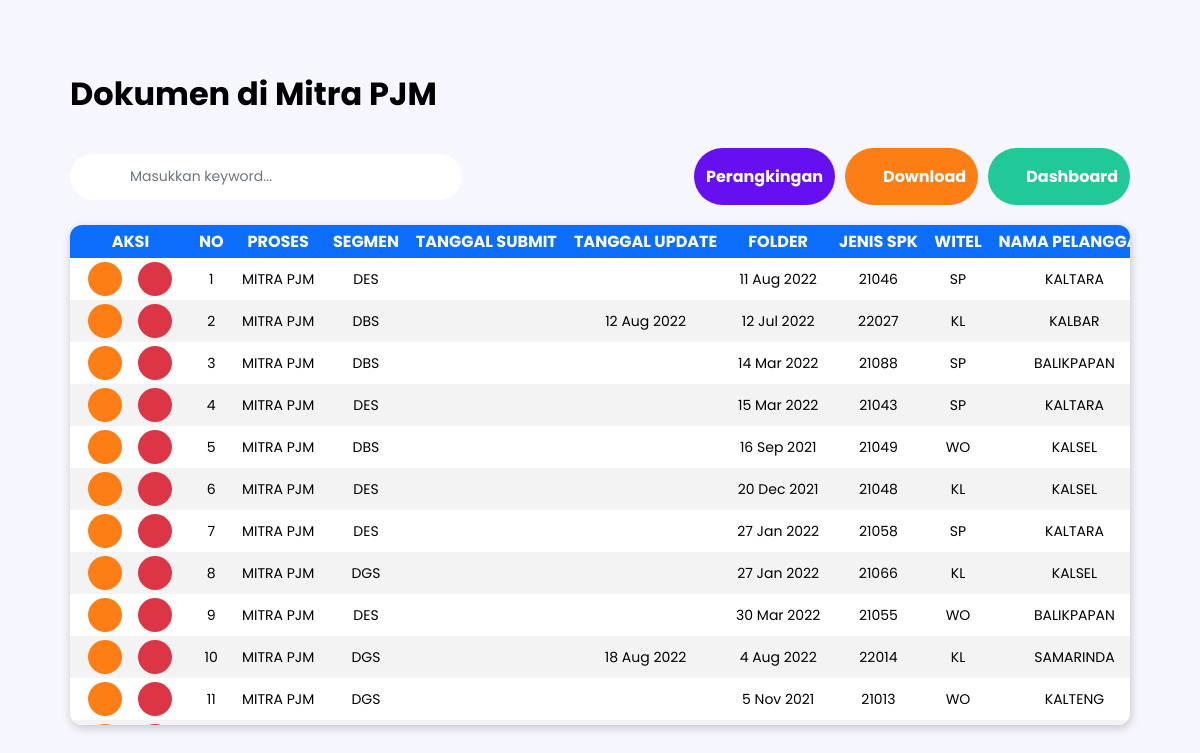
Screenshot of /dokumenMitraPJM.php (signed in) with the database file from the repository.
### tables this page shows
CREATE TABLE `report_obl` (
  `id` int(50) DEFAULT NULL,
  `proses` varchar(500) DEFAULT NULL,
  `segmen` varchar(500) DEFAULT NULL,
  `tanggal_update` varchar(500) DEFAULT NULL,
  `folder` varchar(500) DEFAULT NULL,
  `jenis_spk` varchar(500) DEFAULT NULL,
  `witel` varchar(500) DEFAULT NULL,
  `nama_pelanggan` varchar(500) DEFAULT NULL,
  `layanan` varchar(500) DEFAULT NULL,
  `nama_vendor` varchar(500) DEFAULT NULL,
  `jangka_waktu` varchar(500) DEFAULT NULL,
  `nilai_kb` int(50) DEFAULT NULL,
  `no_KFS_SPK` bigint(200) DEFAULT NULL,
  `no_KL_WO_SuratPesanan` varchar(500) DEFAULT NULL,
  `pic` varchar(500) DEFAULT NULL,
  `status` varchar(500) DEFAULT NULL,
  `statusSM` varchar(500) DEFAULT NULL,
  `keterangan` varchar(500) DEFAULT NULL,
  `updated_by` longtext DEFAULT NULL
);

### config/functions.php (called while the page is built, shortened)
<?php
require 'connection.php';
function query($query)
{
    global $conn;
    $result = mysqli_query($conn, $query);
    $rows = [];
    while ($row = mysqli_fetch_assoc($result)) {
        $rows[] = $row;
    }
    return $rows;
}

### dokumenMitraPJM.php (the view, shortened to what this page needs)
<?php
require 'config/functions.php';
$nama = $_SESSION['nama'];
$namaAkun = query("SELECT * FROM account WHERE nama = '$nama'")[0];
$level = $namaAkun["level"];
if (isset($_GET["witel"]) or isset($_GET["tahun"]) or isset($_GET["mitra"]) or isset($_GET["pelanggan"]) or isset($_GET["segmen"]) or isset($_GET["status"])) {
    $witel = $_GET["witel"];
    $tahun = $_GET["tahun"];
    $mitra = $_GET["mitra"];
    $pelanggan = $_GET["pelanggan"];
    $segmen = $_GET["segmen"];
    $status = $_GET["status"];
} else {
    $witel = '';
    $tahun = '';
    $mitra = '';
    $pelanggan = '';
    $segmen = '';
    $status = '';
}
if ($level == 'mitra') {
    if ($witel == '' and $tahun == '' and $pelanggan == '' and $segmen == '' and $status == '') {
        $query = query("SELECT * FROM report_obl WHERE UPPER(proses) = 'MITRA PJM' AND
                UPPER(nama_vendor) LIKE '%$mitra%'
                ORDER BY folder ASC");
    } else {
        $query = query("SELECT * FROM report_obl WHERE UPPER(proses) = 'MITRA PJM' AND
                UPPER(nama_vendor) LIKE '%$mitra%' AND
                (UPPER(segmen) LIKE '%$segmen%' AND
                SUBSTRING(folder, 1, 2) LIKE '%$tahun%' AND
                UPPER(witel) LIKE '%$witel%' AND
                UPPER(nama_pelanggan) LIKE '%$pelanggan%' AND
                UPPER(status) LIKE '%$status%')
                ORDER BY folder ASC");
    }
} else {
    if ($witel == '' and $tahun == '' and $mitra == '' and $pelanggan == '' and $segmen == '' and $status == '') {
        $query = query("SELECT * FROM report_obl WHERE UPPER(proses) = 'MITRA PJM'
            ORDER BY folder ASC");
    }
}
?>
<!DOCTYPE html>
<html lang="en">
<head>
    <link rel="stylesheet" href="css/styleDetail.css">
</head>
<body>
    <div class="container">
        <?php
        $witel = rawurlencode($witel);
        $tahun = rawurlencode($tahun);
        $mitra = rawurlencode($mitra);
        $pelanggan = rawurlencode($pelanggan);
        $segmen = rawurlencode($segmen);
        $status = rawurlencode($status);
        ?>
        <h1>Dokumen di Mitra PJM</h1>
        <div class="header">
            <div class="_1">
                <input type="text" name="keyword" id="keyword" placeholder="Masukkan keyword..." autocomplete="off">
            </div>
            <div class="_2">
                <a href="rankMitraPJM.php"><button style="background-color: #6610F2;" class="rank">Perangkingan</button></a>
                <a href="downloadData/downloadMitraPJM.php?witel=<?= $witel; ?>&tahun=<?= $tahun; ?>&mitra=<?= $mitra; ?>&pelanggan=<?= $pelanggan; ?>&segmen=<?= $segmen; ?>&status=<?= $status; ?>" id="btnDownload"><button class="download" style="background-color: #FD7E14;"><img src="./img/download.png" alt="">Download</button></a>
                <a href="index.php"><button class="dashboard" style="background-color: #20C997;"><img src="img/home.png" alt="">Dashboard</button></a>
            </div>
        </div>
        <div class="content" id="content-table">
            <table>
                <tr>
                    <th class="aksi" id="aksiTh">AKSI</th>
                    <th>NO</th>
                    <th>PROSES</th>
                    <th>SEGMEN</th>
                    <th>TANGGAL SUBMIT</th>
                    <th>TANGGAL UPDATE</th>
                    <th>FOLDER</th>
                    <th>JENIS SPK</th>
                    <th>WITEL</th>
                    <th>NAMA PELANGGAN</th>
                </tr>
                <?php $i = 1; ?>
                <?php foreach ($query as $row) : ?>
                    <tr>
                        <td class="aksi" id="aksiTd">
                            <div>
                                <a href="updateData.php?id=<?= $row["id"]; ?>"><button class="update"><img src="img/update.png" alt=""></button></a>
                                <a href="delete.php?id=<?= $row["id"]; ?>" class="deleteHref"><button class="delete"><img src="img/delete.png" alt=""></button></a>
                            </div>
                        </td>
                        <td class="no"><?= $i; ?></td>
                        <td><?= $row["proses"]; ?></td>
                        <td><?= $row["segmen"]; ?></td>
                        <td><?= $row["tanggal_submit"]; ?></td>
                        <td><?= $row["tanggal_update"]; ?></td>
                        <td><?= $row["folder"]; ?></td>
                        <td><?= $row["jenis_spk"]; ?></td>
                        <td><?= $row["witel"]; ?></td>
                        <td><?= $row["nama_pelanggan"]; ?></td>
                        <?php $i++; ?>
                    </tr>
                <?php endforeach; ?>
            </table>
        </div>
    </div>
</body>
</html>

### css/styleDetail.css (style rules this page uses)
* { padding: 0; margin: 0; -webkit-box-sizing: border-box; box-sizing: border-box; font-family: 'Poppins', sans-serif; }
body, html { background-color: #f6f6ff; }
a { color: white; text-decoration: none; }
button { all: unset; -webkit-transition: all 0.2s; transition: all 0.2s; color: white; font-size: 16px; font-weight: 700; border-radius: 30px; padding: 16px 12px; display: -webkit-box; display: -ms-flexbox; display: flex; -webkit-box-pack: center; -ms-flex-pack: center; justify-content: center; -webkit-box-align: center; -ms-flex-align: center; align-items: center; cursor: pointer; }
input[type='text'], input[type='password'], input[type='number'], input[type='date'] { all: unset; background-color: white; border-radius: 30px; font-size: 14px; padding: 10px 14px; height: 26px; display: -webkit-box; display: -ms-flexbox; display: flex; -webkit-box-align: center; -ms-flex-align: center; align-items: center; }
::placeholder { color: #6c757d; }
.container { margin: 70px; }
.container .header { display: -webkit-box; display: -ms-flexbox; display: flex; -webkit-box-pack: justify; -ms-flex-pack: justify; justify-content: space-between; -webkit-box-align: center; -ms-flex-align: center; align-items: center; margin-top: 30px; }
.container .header ._1 { position: relative; width: 30%; }
.container .header ._1 input { padding-left: 60px; width: 100%; }
.container .header ._2 { display: -webkit-box; display: -ms-flexbox; display: flex; }
.container .header ._2 button.download { margin-right: 5px; }
.container .header ._2 button.dashboard { margin-left: 5px; }
.container .header ._2 button.rank { margin-right: 10px; }
.container .content { margin-top: 20px; overflow: auto; -webkit-box-shadow: 1px 3px 10px 0px rgba(0, 0, 0, 0.2); box-shadow: 1px 3px 10px 0px rgba(0, 0, 0, 0.2); border-radius: 12px; background-color: white; width: 100%; max-height: 500px; }
.container .content table { border-collapse: collapse; text-align: center; width: 285%; table-layout: auto; }
.container .content table th { background-color: #0d6efd; color: white; font-weight: 700; font-size: 16px; white-space: wrap; padding: 4px 8px; position: -webkit-sticky; position: sticky; top: 0; }
.container .content table td { font-size: 14px; color: black; overflow: hidden; white-space: nowrap; text-overflow: ellipsis; padding: 0 10px; max-width: 200px; }
.container .content table td.aksi div { display: -webkit-box; display: -ms-flexbox; display: flex; -webkit-box-align: center; -ms-flex-align: center; align-items: center; -webkit-box-pack: center; -ms-flex-pack: center; justify-content: center; width: 100%; }
.container .content table td.aksi div a { -webkit-transition: all 0.1s; transition: all 0.1s; font-weight: 700; margin: 4px 8px; }
.container .content table td.aksi div a button.update, .container .content table td.aksi div a button.delete { all: unset; width: 34px; height: 34px; border-radius: 50%; background-color: #fd7e14; display: -webkit-box; display: -ms-flexbox; display: flex; -webkit-box-pack: center; -ms-flex-pack: center; justify-content: center; -webkit-box-align: center; -ms-flex-align: center; align-items: center; }
.container .content table td.aksi div a button.delete { background-color: #dc3545; }
.container .content table tr:nth-child(odd) { background-color: #f3f3f3; }
.container .content table tr:nth-child(even) { background-color: #ffffff; }

### rows the page displays
report_obl: proses "MITRA PJM", segmen "DES", folder "11 Aug 2022", jenis_spk "21046", witel "SP", nama_pelanggan "KALTARA"
report_obl: proses "MITRA PJM", segmen "DBS", tanggal_update "12 Aug 2022", folder "12 Jul 2022", jenis_spk "22027", witel "KL", nama_pelanggan "KALBAR"
report_obl: proses "MITRA PJM", segmen "DBS", folder "14 Mar 2022", jenis_spk "21088", witel "SP", nama_pelanggan "BALIKPAPAN"
report_obl: proses "MITRA PJM", segmen "DES", folder "15 Mar 2022", jenis_spk "21043", witel "SP", nama_pelanggan "KALTARA"
report_obl: proses "MITRA PJM", segmen "DBS", folder "16 Sep 2021", jenis_spk "21049", witel "WO", nama_pelanggan "KALSEL"
report_obl: proses "MITRA PJM", segmen "DES", folder "20 Dec 2021", jenis_spk "21048", witel "KL", nama_pelanggan "KALSEL"
report_obl: proses "MITRA PJM", segmen "DES", folder "27 Jan 2022", jenis_spk "21058", witel "SP", nama_pelanggan "KALTARA"
report_obl: proses "MITRA PJM", segmen "DGS", folder "27 Jan 2022", jenis_spk "21066", witel "KL", nama_pelanggan "KALSEL"
report_obl: proses "MITRA PJM", segmen "DES", folder "30 Mar 2022", jenis_spk "21055", witel "WO", nama_pelanggan "BALIKPAPAN"
report_obl: proses "MITRA PJM", segmen "DGS", tanggal_update "18 Aug 2022", folder "4 Aug 2022", jenis_spk "22014", witel "KL", nama_pelanggan "SAMARINDA"
report_obl: proses "MITRA PJM", segmen "DGS", folder "5 Nov 2021", jenis_spk "21013", witel "WO", nama_pelanggan "KALTENG"
